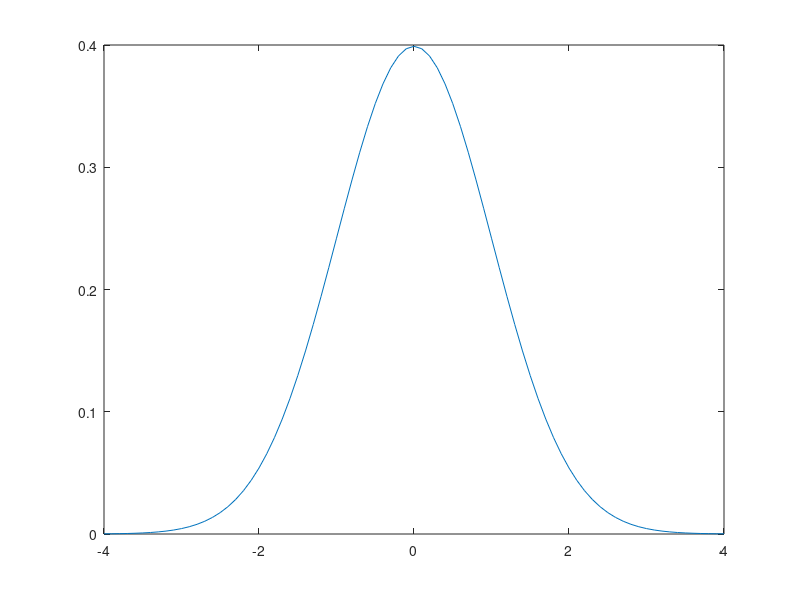

MATLAB code to generate this figure:
% Generate a plot of a normal distribution

x = [-4:.1:4];

meanval=0; stdval=1;
norm = normpdf(x,0,1);

figure;
plot(x,norm)